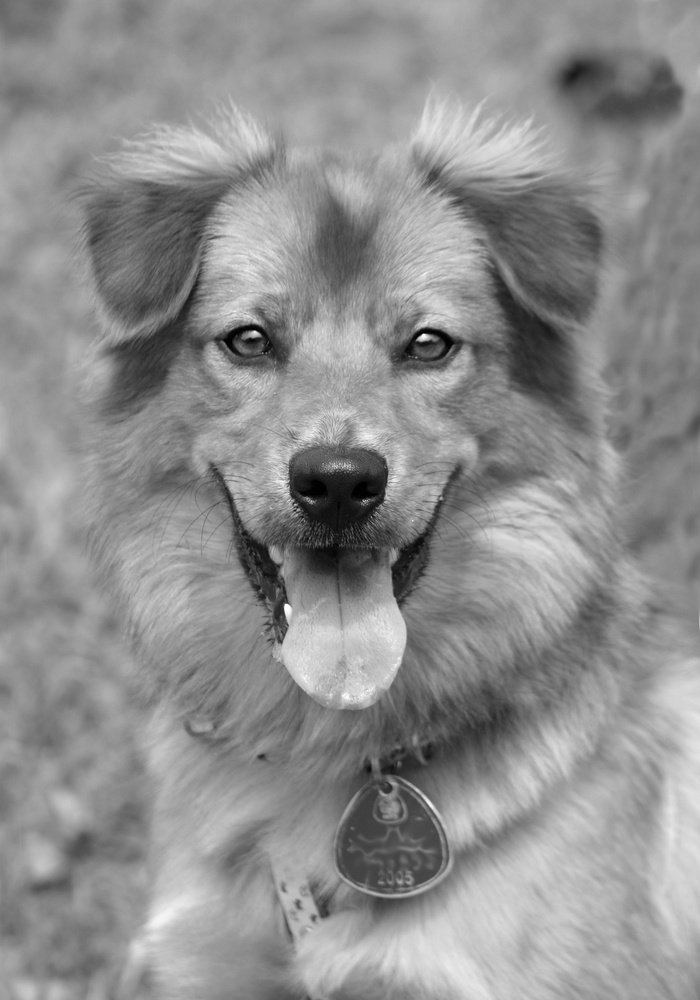
%> input picture Lab 3/2.jpg, 700 x 1000 px, shrunk from 2082 x 2975 before the run
$ octave Q2.m   (GNU Octave 9; MATLAB toolbox functions it lacks are replaced by stand-ins)
%> lines starting %> are read from the running program, lines starting %| are printed output that depends on the picture
clear
I = imread('2.jpg');
%> I is the input picture: size 1000x700x3 uint8; min 0, max 255, mean 142.6
for i = 1:size(I,3)
    L = I(:,:,i);
    minm = min(L,[],'all');
    maxm = max(L,[],'all');
    n_min = minm + 0.15*(maxm - minm);
    n_max = minm + 0.7*(maxm - minm);
    slope = (double(n_max-n_min))/(double(maxm-minm));
    c = n_max-slope*maxm;
    I_OUT(:,:,i) = slope*L + c;
end
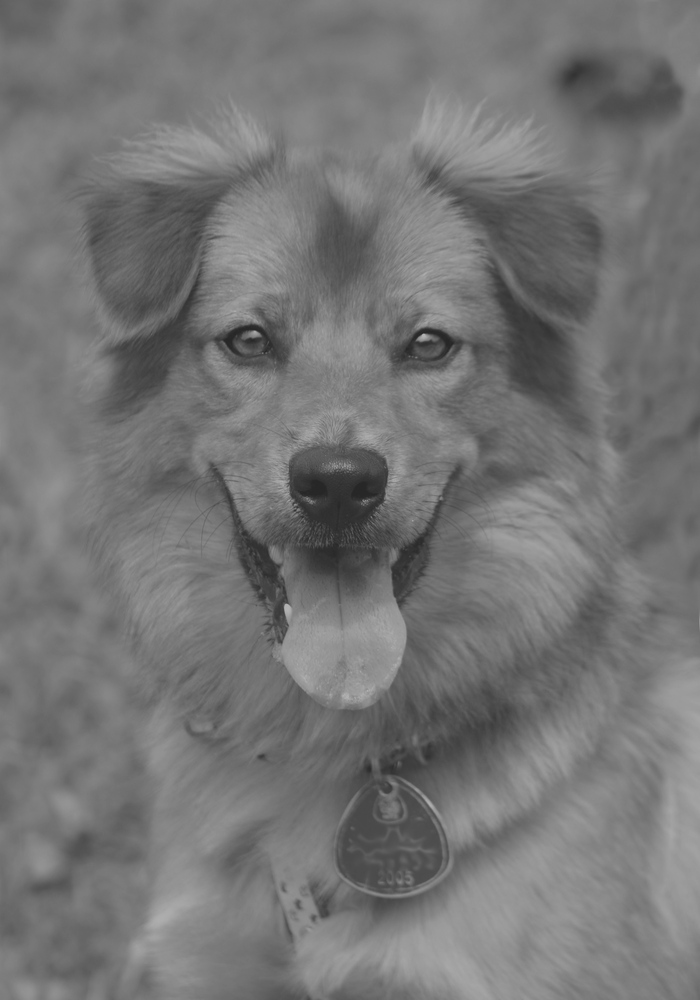
%> I_OUT: size 1000x700x3 uint8; min 38, max 179, mean 116.8
imshow(I_OUT);
imwrite(I_OUT,'Output_2.jpg');

$ run again, with Lab 3/1.jpg copied over Lab 3/2.jpg
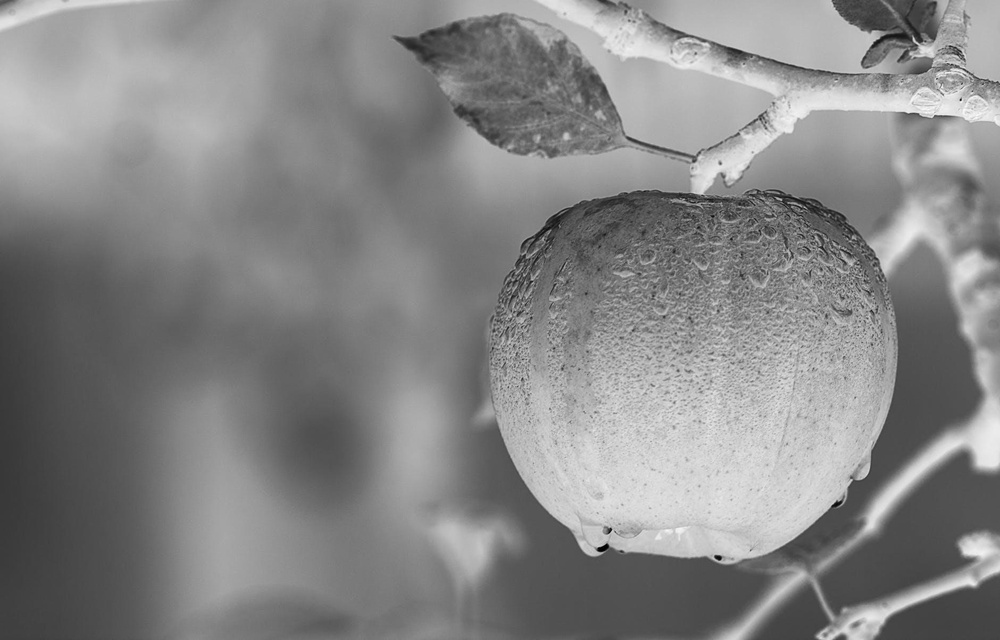
%> input picture Lab 3/1.jpg, 1000 x 640 px, shrunk from 1880 x 1204 before the run
%> I is the input picture: size 640x1000 uint8; min 0, max 254, mean 133.8
%> the loop `for i = 1:size(I,3)` made 1 pass
%> (minm, maxm, n_min, n_max, slope, c) on pass 1: (0, 254, 38, 178, 0.551, 38)
%> after the loop `for i = 1:size(I,3)`:
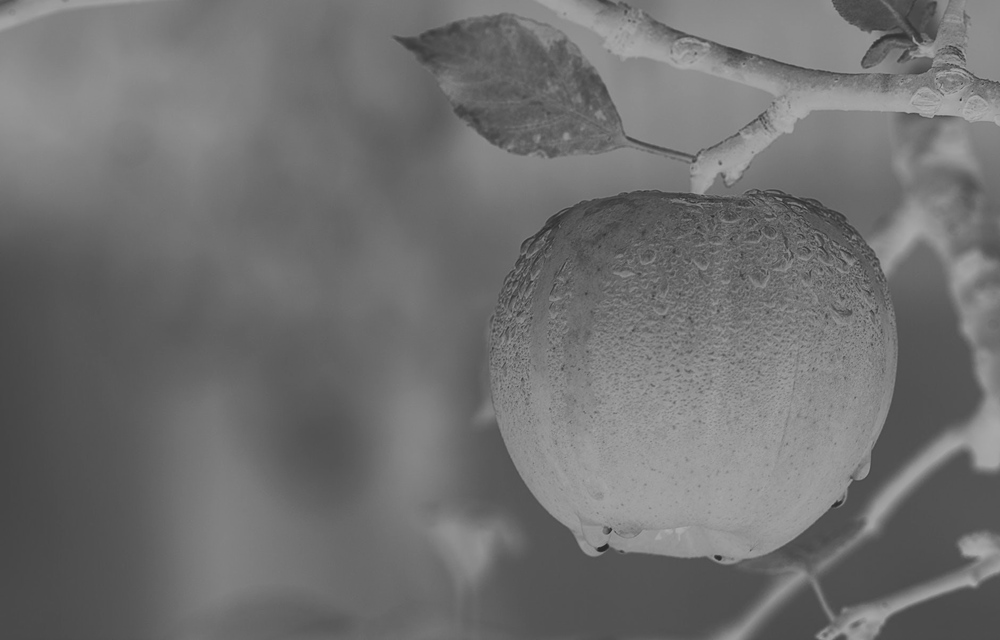
%> I_OUT: size 640x1000 uint8; min 38, max 178, mean 111.7
